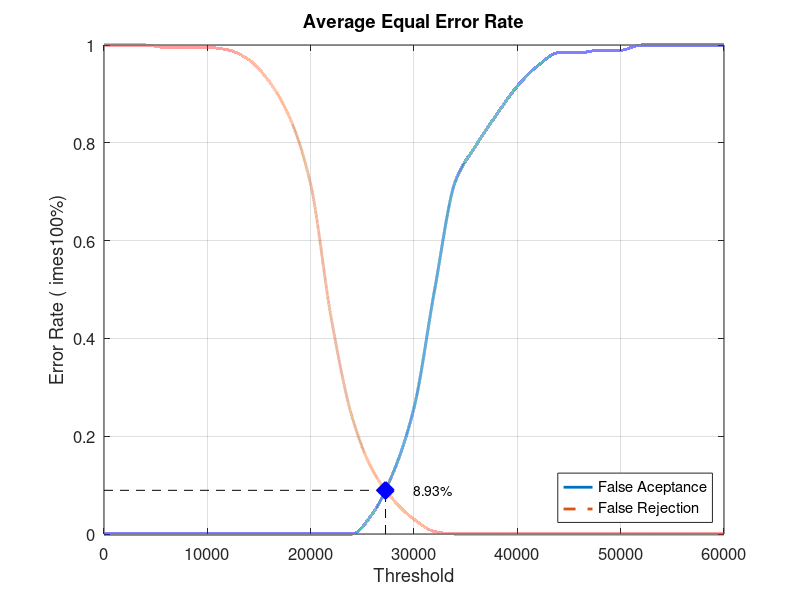
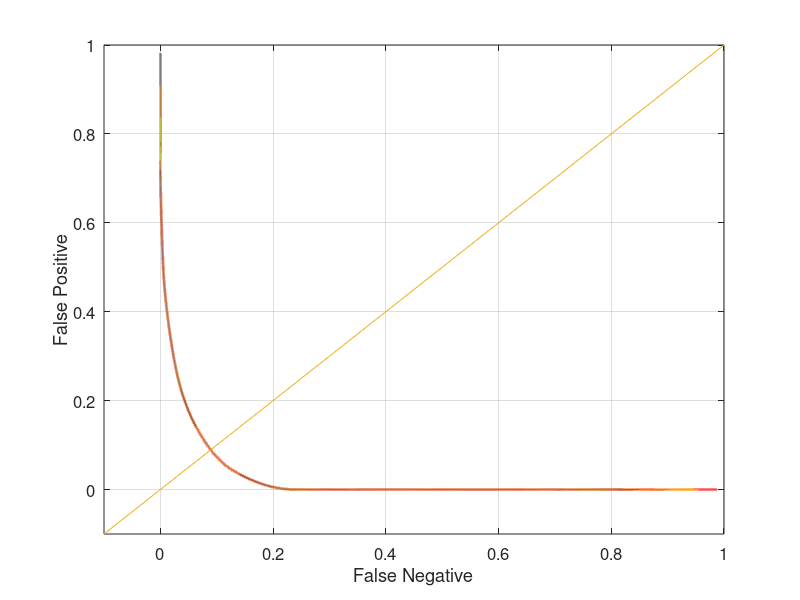

These figures' MATLAB source, in order:
close all;
clear;
clc;
x = 0:2000:60000;
xq = 0:0.5:60000;

y0 = [0 0 0 0 0 0 0 0 0 0 0 0 0 0.0421053 0.126316 0.257895 0.5 0.721053 0.794737 0.857895 0.915789 0.957895 0.984211 0.984211 0.989474 0.989474 1 1 1 1 1]
yy0 = interp1(x, y0, xq, 'pchip');
y1 = [1 1 1 0.995 0.995 0.995 0.99 0.97 0.925 0.85 0.715 0.44 0.24 0.13 0.07 0.03 0.005 0 0 0 0 0 0 0 0 0 0 0 0 0 0]
yy1 = interp1(x, y1, xq, 'pchip');

% Calculating EER: 
y2 = abs(y0 - y1);
find(y2 == min(y2))
yy2 = abs(yy0 - yy1);
xEER = find(yy2 == min(yy2));
xEERIndex = xq(xEER) % X-axis EER
yEER = yy0(xEER) % Y-axis EER

main = figure
plot(xq, yy0,'-','LineWidth', 2);	hold on
plot(xq, yy1,'--','LineWidth', 2);	hold on
plot([xEERIndex xEERIndex], [0 yEER], 'k--');	hold on
plot([0 xEERIndex], [yEER yEER], 'k--');	hold on
plot(xEERIndex, yEER, 'bx', 'LineWidth', 10);	hold on
text(xEERIndex + 10 * xEERIndex / 100, yEER, [num2str(round((10000 * yEER)) / 100) '%'])
legend('False Aceptance', 'False Rejection', 'Location', 'SouthEast')
xlabel('Threshold')
ylabel('Error Rate (	imes100%)')
title('Average Equal Error Rate')
set(gca, 'FontSize', 12)
axis([0 60000 0 1])
grid on

print(main, 'Database5_3Main', '-dpng');
FNRxFPR = figure('Color', [1 1 1]);
plot(yy1, yy0, '-', yy1, yy0, 'LineWidth', 2);
hold on
y = -0.1:0.1:1
plot(y, y); 
set(gca, 'FontSize', 12)
xlabel('False Negative')
ylabel('False Positive')
axis([-0.1 1 -0.1 1])
set(gca, 'FontSize', 12)
grid on

print(FNRxFPR, 'Database5_3FNRxFPR','-dpng');
